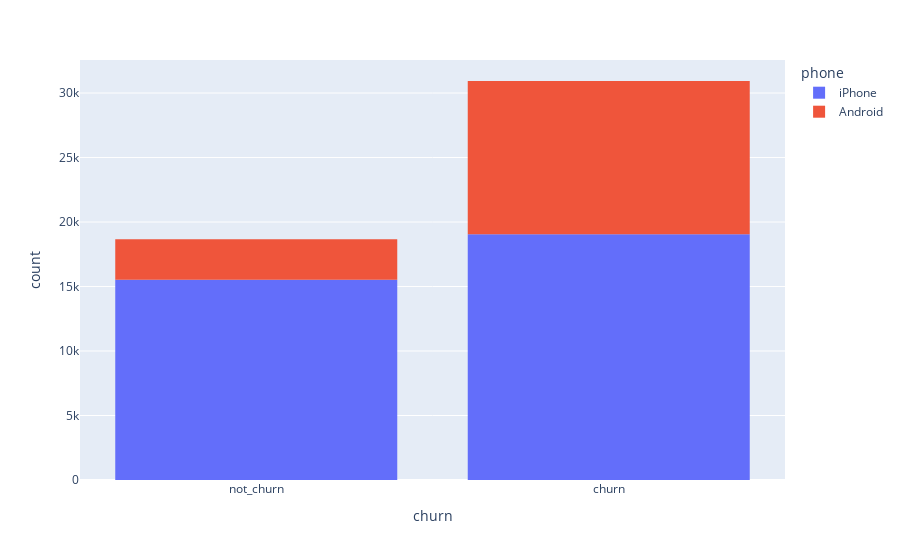

The notebook cell this image was saved under:
### Code cell
#fig = px.histogram(df[['churn', 'phone']].dropna(), x='churn', 
#                   color='phone')
#fig.show()

### Figure 1 — Plotly figure (JSON) as saved in the notebook; plotly's stock layout.template omitted (floating-point values rounded to 4 significant figures; data arrays with more than 128 entries replaced by an {"elided": "..."} marker saying what was removed)
{"data": [{"alignmentgroup": "True", "bingroup": "x", "hovertemplate": "phone=iPhone<br>churn=%{x}<br>count=%{y}<extra></extra>", "legendgroup": "iPhone", "marker": {"color": "#636efa"}, "name": "iPhone", "offsetgroup": "iPhone", "orientation": "v", "showlegend": true, "type": "histogram", "x": {"elided": "34582 str values"}, "xaxis": "x", "yaxis": "y"}, {"alignmentgroup": "True", "bingroup": "x", "hovertemplate": "phone=Android<br>churn=%{x}<br>count=%{y}<extra></extra>", "legendgroup": "Android", "marker": {"color": "#EF553B"}, "name": "Android", "offsetgroup": "Android", "orientation": "v", "showlegend": true, "type": "histogram", "x": {"elided": "15022 str values"}, "xaxis": "x", "yaxis": "y"}], "layout": {"barmode": "relative", "legend": {"title": {"text": "phone"}, "tracegroupgap": 0}, "margin": {"t": 60}, "xaxis": {"anchor": "y", "domain": [0, 1], "title": {"text": "churn"}}, "yaxis": {"anchor": "x", "domain": [0, 1], "title": {"text": "count"}}}}
